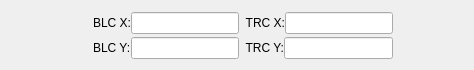
           <widget class="QWidget" name="page_4">
            <widget class="QWidget" name="layoutWidget">
             <property name="geometry">
              <rect>
               <x>20</x>
               <y>10</y>
               <width>445</width>
               <height>51</height>
              </rect>
             </property>
             <layout class="QHBoxLayout" name="horizontalLayout_20">
              <item>
               <spacer name="horizontalSpacer_6">
                <property name="orientation">
                 <enum>Qt::Horizontal</enum>
                </property>
                <property name="sizeHint" stdset="0">
                 <size>
                  <width>40</width>
                  <height>20</height>
                 </size>
                </property>
               </spacer>
              </item>
              <item>
               <layout class="QGridLayout" name="gridLayout_3">
                <property name="verticalSpacing">
                 <number>1</number>
                </property>
                <item row="0" column="0">
                 <layout class="QHBoxLayout" name="horizontalLayout_14">
                  <item>
                   <widget class="QLabel" name="pixX1Label">
                    <property name="text">
                     <string>&lt;!DOCTYPE HTML PUBLIC &quot;-//W3C//DTD HTML 4.0//EN&quot; &quot;http://www.w3.org/TR/REC-html40/strict.dtd&quot;&gt;
&lt;html&gt;&lt;head&gt;&lt;meta name=&quot;qrichtext&quot; content=&quot;1&quot; /&gt;&lt;style type=&quot;text/css&quot;&gt;
p, li { white-space: pre-wrap; }
&lt;/style&gt;&lt;/head&gt;&lt;body style=&quot; font-family:'Sans Serif'; font-size:9pt; font-weight:400; font-style:normal;&quot;&gt;
&lt;table border=&quot;0&quot; style=&quot;-qt-table-type: root; margin-top:4px; margin-bottom:4px; margin-left:4px; margin-right:4px;&quot;&gt;
&lt;tr&gt;
&lt;td style=&quot;border: none;&quot;&gt;
&lt;p style=&quot; margin-top:0px; margin-bottom:0px; margin-left:0px; margin-right:0px; -qt-block-indent:0; text-indent:0px;&quot;&gt;&lt;span style=&quot; color:#000000;&quot;&gt;BLC X:&lt;/span&gt;&lt;/p&gt;&lt;/td&gt;&lt;/tr&gt;&lt;/table&gt;&lt;/body&gt;&lt;/html&gt;</string>
                    </property>
                    <property name="alignment">
                     <set>Qt::AlignRight|Qt::AlignTrailing|Qt::AlignVCenter</set>
                    </property>
                   </widget>
                  </item>
                  <item>
                   <widget class="QLineEdit" name="boxPixBLCXLineEdit">
                    <property name="toolTip">
                     <string>x-Coordinate in Pixels</string>
                    </property>
                   </widget>
                  </item>
                 </layout>
                </item>
                <item row="0" column="1">
                 <layout class="QHBoxLayout" name="horizontalLayout_16">
                  <item>
                   <widget class="QLabel" name="pixX2Label">
                    <property name="text">
                     <string>&lt;font color='black'&gt;TRC X:&lt;/font&gt;</string>
                    </property>
                    <property name="alignment">
                     <set>Qt::AlignRight|Qt::AlignTrailing|Qt::AlignVCenter</set>
                    </property>
                   </widget>
                  </item>
                  <item>
                   <widget class="QLineEdit" name="boxPixTRCXLineEdit">
                    <property name="toolTip">
                     <string>x-Coordinate in Pixels</string>
                    </property>
                   </widget>
                  </item>
                 </layout>
                </item>
                <item row="1" column="0">
                 <layout class="QHBoxLayout" name="horizontalLayout_15">
                  <item>
                   <widget class="QLabel" name="pixY1Label">
                    <property name="text">
                     <string>&lt;!DOCTYPE HTML PUBLIC &quot;-//W3C//DTD HTML 4.0//EN&quot; &quot;http://www.w3.org/TR/REC-html40/strict.dtd&quot;&gt;
&lt;html&gt;&lt;head&gt;&lt;meta name=&quot;qrichtext&quot; content=&quot;1&quot; /&gt;&lt;style type=&quot;text/css&quot;&gt;
p, li { white-space: pre-wrap; }
&lt;/style&gt;&lt;/head&gt;&lt;body style=&quot; font-family:'Sans Serif'; font-size:9pt; font-weight:400; font-style:normal;&quot;&gt;
&lt;table style=&quot;-qt-table-type: root; margin-top:4px; margin-bottom:4px; margin-left:4px; margin-right:4px;&quot;&gt;
&lt;tr&gt;
&lt;td style=&quot;border: none;&quot;&gt;
&lt;p style=&quot; margin-top:0px; margin-bottom:0px; margin-left:0px; margin-right:0px; -qt-block-indent:0; text-indent:0px;&quot;&gt;&lt;span style=&quot; color:#000000;&quot;&gt;BLC Y:&lt;/span&gt;&lt;/p&gt;&lt;/td&gt;&lt;/tr&gt;&lt;/table&gt;&lt;/body&gt;&lt;/html&gt;</string>
                    </property>
                    <property name="alignment">
                     <set>Qt::AlignRight|Qt::AlignTrailing|Qt::AlignVCenter</set>
                    </property>
                   </widget>
                  </item>
                  <item>
                   <widget class="QLineEdit" name="boxPixBLCYLineEdit">
                    <property name="toolTip">
                     <string>y-Coordinate in Pixels</string>
                    </property>
                   </widget>
                  </item>
                 </layout>
                </item>
                <item row="1" column="1">
                 <layout class="QHBoxLayout" name="horizontalLayout_17">
                  <item>
                   <widget class="QLabel" name="pixY2Label">
                    <property name="text">
                     <string>&lt;font color='black'&gt;TRC Y:&lt;/font&gt;</string>
                    </property>
                    <property name="alignment">
                     <set>Qt::AlignRight|Qt::AlignTrailing|Qt::AlignVCenter</set>
                    </property>
                   </widget>
                  </item>
                  <item>
                   <widget class="QLineEdit" name="boxPixTRCYLineEdit">
                    <property name="toolTip">
                     <string>y-Coordinate in Pixels</string>
                    </property>
                   </widget>
                  </item>
                 </layout>
                </item>
               </layout>
              </item>
              <item>
               <spacer name="horizontalSpacer_7">
                <property name="orientation">
                 <enum>Qt::Horizontal</enum>
                </property>
                <property name="sizeHint" stdset="0">
                 <size>
                  <width>40</width>
                  <height>20</height>
                 </size>
                </property>
               </spacer>
              </item>
             </layout>
            </widget>
           </widget>
